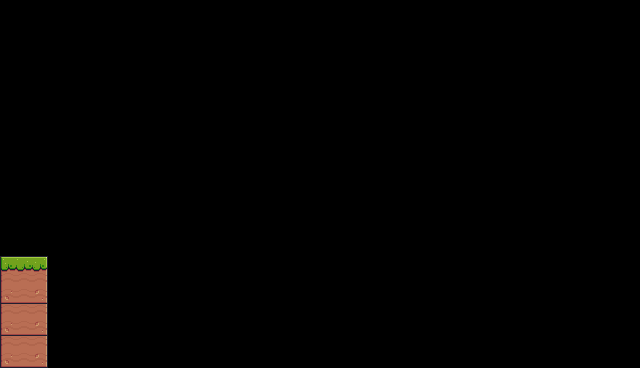

This is a level from a 2D game, rendered from its Tiled map with the project's own tilesets. A one-line summary and the complete map file follow:
An orthogonal 40x23 tile map with 16x16 px tiles, 1 tile layer (Background), 2 tilesets.

<map version="1.10" tiledversion="1.10.2" orientation="orthogonal" renderorder="right-down" width="40" height="23" tilewidth="16" tileheight="16" infinite="0" nextlayerid="3" nextobjectid="6">
 <tileset firstgid="1" source="Pixel Adventure.tsx" />
 <tileset firstgid="243" source="Adventure.tsx" />
 <layer id="1" name="Background" width="40" height="23">
  <data encoding="csv">
0,0,0,0,0,0,0,0,0,0,0,0,0,0,0,0,0,0,0,0,0,0,0,0,0,0,0,0,0,0,0,0,0,0,0,0,0,0,0,0,
0,0,0,0,0,0,0,0,0,0,0,0,0,0,0,0,0,0,0,0,0,0,0,0,0,0,0,0,0,0,0,0,0,0,0,0,0,0,0,0,
0,0,0,0,0,0,0,0,0,0,0,0,0,0,0,0,0,0,0,0,0,0,0,0,0,0,0,0,0,0,0,0,0,0,0,0,0,0,0,0,
0,0,0,0,0,0,0,0,0,0,0,0,0,0,0,0,0,0,0,0,0,0,0,0,0,0,0,0,0,0,0,0,0,0,0,0,0,0,0,0,
0,0,0,0,0,0,0,0,0,0,0,0,0,0,0,0,0,0,0,0,0,0,0,0,0,0,0,0,0,0,0,0,0,0,0,0,0,0,0,0,
0,0,0,0,0,0,0,0,0,0,0,0,0,0,0,0,0,0,0,0,0,0,0,0,0,0,0,0,0,0,0,0,0,0,0,0,0,0,0,0,
0,0,0,0,0,0,0,0,0,0,0,0,0,0,0,0,0,0,0,0,0,0,0,0,0,0,0,0,0,0,0,0,0,0,0,0,0,0,0,0,
0,0,0,0,0,0,0,0,0,0,0,0,0,0,0,0,0,0,0,0,0,0,0,0,0,0,0,0,0,0,0,0,0,0,0,0,0,0,0,0,
0,0,0,0,0,0,0,0,0,0,0,0,0,0,0,0,0,0,0,0,0,0,0,0,0,0,0,0,0,0,0,0,0,0,0,0,0,0,0,0,
0,0,0,0,0,0,0,0,0,0,0,0,0,0,0,0,0,0,0,0,0,0,0,0,0,0,0,0,0,0,0,0,0,0,0,0,0,0,0,0,
0,0,0,0,0,0,0,0,0,0,0,0,0,0,0,0,0,0,0,0,0,0,0,0,0,0,0,0,0,0,0,0,0,0,0,0,0,0,0,0,
0,0,0,0,0,0,0,0,0,0,0,0,0,0,0,0,0,0,0,0,0,0,0,0,0,0,0,0,0,0,0,0,0,0,0,0,0,0,0,0,
0,0,0,0,0,0,0,0,0,0,0,0,0,0,0,0,0,0,0,0,0,0,0,0,0,0,0,0,0,0,0,0,0,0,0,0,0,0,0,0,
0,0,0,0,0,0,0,0,0,0,0,0,0,0,0,0,0,0,0,0,0,0,0,0,0,0,0,0,0,0,0,0,0,0,0,0,0,0,0,0,
0,0,0,0,0,0,0,0,0,0,0,0,0,0,0,0,0,0,0,0,0,0,0,0,0,0,0,0,0,0,0,0,0,0,0,0,0,0,0,0,
0,0,0,0,0,0,0,0,0,0,0,0,0,0,0,0,0,0,0,0,0,0,0,0,0,0,0,0,0,0,0,0,0,0,0,0,0,0,0,0,
249,250,251,0,0,0,0,0,0,0,0,0,0,0,0,0,0,0,0,0,0,0,0,0,0,0,0,0,0,0,0,0,0,0,0,0,0,0,0,0,
271,272,273,0,0,0,0,0,0,0,0,0,0,0,0,0,0,0,0,0,0,0,0,0,0,0,0,0,0,0,0,0,0,0,0,0,0,0,0,0,
293,294,295,0,0,0,0,0,0,0,0,0,0,0,0,0,0,0,0,0,0,0,0,0,0,0,0,0,0,0,0,0,0,0,0,0,0,0,0,0,
271,272,273,0,0,0,0,0,0,0,0,0,0,0,0,0,0,0,0,0,0,0,0,0,0,0,0,0,0,0,0,0,0,0,0,0,0,0,0,0,
293,294,295,0,0,0,0,0,0,0,0,0,0,0,0,0,0,0,0,0,0,0,0,0,0,0,0,0,0,0,0,0,0,0,0,0,0,0,0,0,
271,272,273,0,0,0,0,0,0,0,0,0,0,0,0,0,0,0,0,0,0,0,0,0,0,0,0,0,0,0,0,0,0,0,0,0,0,0,0,0,
293,294,295,0,0,0,0,0,0,0,0,0,0,0,0,0,0,0,0,0,0,0,0,0,0,0,0,0,0,0,0,0,0,0,0,0,0,0,0,0
</data>
 </layer>
 <objectgroup id="2" name="Spawnpoints" />
</map>
